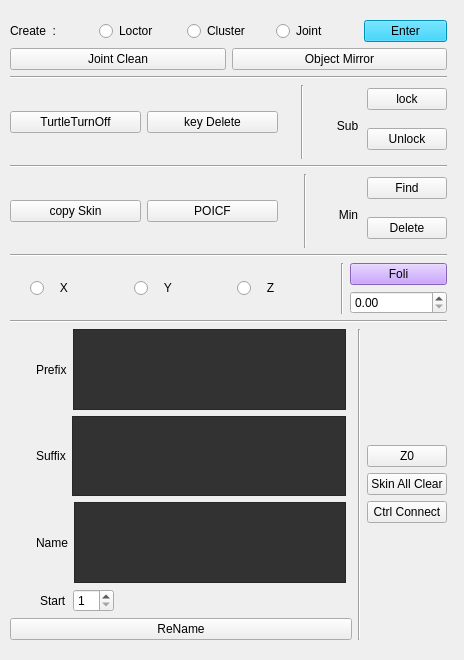
<?xml version="1.0" encoding="UTF-8"?>
<ui version="4.0">
 <class>all_Form</class>
 <widget class="QWidget" name="all_Form">
  <property name="geometry">
   <rect>
    <x>0</x>
    <y>0</y>
    <width>464</width>
    <height>660</height>
   </rect>
  </property>
  <property name="minimumSize">
   <size>
    <width>464</width>
    <height>512</height>
   </size>
  </property>
  <property name="maximumSize">
   <size>
    <width>10000</width>
    <height>10000</height>
   </size>
  </property>
  <property name="windowTitle">
   <string>Form</string>
  </property>
  <widget class="QWidget" name="layoutWidget">
   <property name="geometry">
    <rect>
     <x>10</x>
     <y>20</y>
     <width>437</width>
     <height>690</height>
    </rect>
   </property>
   <layout class="QGridLayout" name="gridLayout">
    <item row="0" column="0">
     <layout class="QVBoxLayout" name="Up_VT">
      <item>
       <layout class="QHBoxLayout" name="Up_01_HR">
        <item>
         <widget class="QLabel" name="create_lb">
          <property name="text">
           <string>Create  :</string>
          </property>
          <property name="buddy">
           <cstring>create_Enter_bt</cstring>
          </property>
         </widget>
        </item>
        <item>
         <widget class="QRadioButton" name="create_Loc_rbt">
          <property name="text">
           <string>Loctor</string>
          </property>
         </widget>
        </item>
        <item>
         <widget class="QRadioButton" name="create_Clu_rbt">
          <property name="text">
           <string>Cluster</string>
          </property>
         </widget>
        </item>
        <item>
         <widget class="QRadioButton" name="create_Jnt_rbt">
          <property name="text">
           <string>Joint</string>
          </property>
         </widget>
        </item>
        <item>
         <widget class="QPushButton" name="create_Enter_bt">
          <property name="acceptDrops">
           <bool>false</bool>
          </property>
          <property name="styleSheet">
           <string notr="true">background-color:rgb(0, 200, 255);
color: rgb(0, 0, 0);</string>
          </property>
          <property name="text">
           <string>Enter</string>
          </property>
         </widget>
        </item>
       </layout>
      </item>
      <item>
       <layout class="QGridLayout" name="buttonGroup_01_GB">
        <item row="0" column="1">
         <widget class="QPushButton" name="objectMirror_bt">
          <property name="text">
           <string>Object Mirror</string>
          </property>
         </widget>
        </item>
        <item row="0" column="0">
         <widget class="QPushButton" name="JointClean_bt">
          <property name="text">
           <string>Joint Clean</string>
          </property>
         </widget>
        </item>
       </layout>
      </item>
      <item>
       <widget class="Line" name="Up_line_1">
        <property name="orientation">
         <enum>Qt::Horizontal</enum>
        </property>
       </widget>
      </item>
      <item>
       <layout class="QGridLayout" name="buttonGroup_02_GB">
        <item row="0" column="3" rowspan="4" colspan="2">
         <widget class="Line" name="buttonGroup_02_Line">
          <property name="orientation">
           <enum>Qt::Vertical</enum>
          </property>
         </widget>
        </item>
        <item row="1" column="1" rowspan="2">
         <widget class="QPushButton" name="keydelete_bt">
          <property name="text">
           <string>key Delete</string>
          </property>
         </widget>
        </item>
        <item row="0" column="5" rowspan="2">
         <widget class="QPushButton" name="sub_lock_bt">
          <property name="text">
           <string>lock</string>
          </property>
         </widget>
        </item>
        <item row="2" column="5" rowspan="2">
         <widget class="QPushButton" name="sub_unlock_bt">
          <property name="text">
           <string>Unlock</string>
          </property>
         </widget>
        </item>
        <item row="2" column="4">
         <widget class="QLabel" name="sub_lb">
          <property name="layoutDirection">
           <enum>Qt::LeftToRight</enum>
          </property>
          <property name="text">
           <string>Sub</string>
          </property>
          <property name="alignment">
           <set>Qt::AlignCenter</set>
          </property>
         </widget>
        </item>
        <item row="0" column="0" colspan="2">
         <spacer name="buttonGroup_02_01_SP">
          <property name="orientation">
           <enum>Qt::Horizontal</enum>
          </property>
          <property name="sizeHint" stdset="0">
           <size>
            <width>268</width>
            <height>20</height>
           </size>
          </property>
         </spacer>
        </item>
        <item row="1" column="0" rowspan="2">
         <widget class="QPushButton" name="turtledelete_bt">
          <property name="text">
           <string>TurtleTurnOff</string>
          </property>
         </widget>
        </item>
        <item row="3" column="0" colspan="2">
         <spacer name="buttonGroup_02_02_SP">
          <property name="orientation">
           <enum>Qt::Horizontal</enum>
          </property>
          <property name="sizeHint" stdset="0">
           <size>
            <width>268</width>
            <height>20</height>
           </size>
          </property>
         </spacer>
        </item>
        <item row="0" column="2" rowspan="4">
         <spacer name="buttonGroup_02_03_SP">
          <property name="orientation">
           <enum>Qt::Vertical</enum>
          </property>
          <property name="sizeHint" stdset="0">
           <size>
            <width>17</width>
            <height>60</height>
           </size>
          </property>
         </spacer>
        </item>
       </layout>
      </item>
      <item>
       <widget class="Line" name="Up_line_2">
        <property name="orientation">
         <enum>Qt::Horizontal</enum>
        </property>
       </widget>
      </item>
      <item>
       <layout class="QGridLayout" name="buttonGroup_03_GB">
        <item row="0" column="0" colspan="2">
         <spacer name="buttonGroup_03_01_SP">
          <property name="orientation">
           <enum>Qt::Horizontal</enum>
          </property>
          <property name="sizeHint" stdset="0">
           <size>
            <width>268</width>
            <height>20</height>
           </size>
          </property>
         </spacer>
        </item>
        <item row="0" column="2" rowspan="4">
         <spacer name="buttonGroup_03_03_SP">
          <property name="orientation">
           <enum>Qt::Vertical</enum>
          </property>
          <property name="sizeHint" stdset="0">
           <size>
            <width>20</width>
            <height>78</height>
           </size>
          </property>
         </spacer>
        </item>
        <item row="0" column="3" rowspan="4" colspan="2">
         <widget class="Line" name="buttonGroup_03_Line">
          <property name="orientation">
           <enum>Qt::Vertical</enum>
          </property>
         </widget>
        </item>
        <item row="0" column="5" rowspan="2">
         <widget class="QPushButton" name="min_find_bt">
          <property name="text">
           <string>Find</string>
          </property>
         </widget>
        </item>
        <item row="1" column="0" rowspan="2">
         <widget class="QPushButton" name="copyskin_bt">
          <property name="text">
           <string>copy Skin</string>
          </property>
         </widget>
        </item>
        <item row="2" column="4">
         <widget class="QLabel" name="min_lb">
          <property name="layoutDirection">
           <enum>Qt::LeftToRight</enum>
          </property>
          <property name="text">
           <string>Min</string>
          </property>
          <property name="alignment">
           <set>Qt::AlignCenter</set>
          </property>
         </widget>
        </item>
        <item row="2" column="5" rowspan="2">
         <widget class="QPushButton" name="min_delete_bt">
          <property name="text">
           <string>Delete</string>
          </property>
         </widget>
        </item>
        <item row="3" column="0" colspan="2">
         <spacer name="buttonGroup_03_02_SP">
          <property name="orientation">
           <enum>Qt::Horizontal</enum>
          </property>
          <property name="sizeHint" stdset="0">
           <size>
            <width>268</width>
            <height>20</height>
           </size>
          </property>
         </spacer>
        </item>
        <item row="1" column="1" rowspan="2">
         <widget class="QPushButton" name="polcf_loc_bt">
          <property name="text">
           <string>POICF</string>
          </property>
         </widget>
        </item>
       </layout>
      </item>
      <item>
       <widget class="Line" name="Up_line_3">
        <property name="orientation">
         <enum>Qt::Horizontal</enum>
        </property>
       </widget>
      </item>
      <item>
       <layout class="QGridLayout" name="foliGroup_GB">
        <item row="1" column="5">
         <widget class="QDoubleSpinBox" name="foli_spin_rbt"/>
        </item>
        <item row="0" column="1" rowspan="2">
         <widget class="QRadioButton" name="foli_x_rbt">
          <property name="text">
           <string>   X</string>
          </property>
         </widget>
        </item>
        <item row="0" column="2" rowspan="2">
         <widget class="QRadioButton" name="foli_y_rbt">
          <property name="text">
           <string>   Y</string>
          </property>
         </widget>
        </item>
        <item row="0" column="5">
         <widget class="QPushButton" name="foli_bt">
          <property name="styleSheet">
           <string notr="true">background-color: rgb(187, 138, 255);
color: rgb(0, 0, 0);</string>
          </property>
          <property name="text">
           <string>Foli</string>
          </property>
         </widget>
        </item>
        <item row="0" column="0" rowspan="2">
         <spacer name="foliGroup_SP">
          <property name="orientation">
           <enum>Qt::Vertical</enum>
          </property>
          <property name="sizeHint" stdset="0">
           <size>
            <width>20</width>
            <height>40</height>
           </size>
          </property>
         </spacer>
        </item>
        <item row="0" column="4" rowspan="2">
         <widget class="Line" name="foliGroup_Line">
          <property name="orientation">
           <enum>Qt::Vertical</enum>
          </property>
         </widget>
        </item>
        <item row="0" column="3" rowspan="2">
         <widget class="QRadioButton" name="foli_z_rbt">
          <property name="text">
           <string>   Z</string>
          </property>
         </widget>
        </item>
       </layout>
      </item>
      <item>
       <widget class="Line" name="Up_line_4">
        <property name="orientation">
         <enum>Qt::Horizontal</enum>
        </property>
       </widget>
      </item>
     </layout>
    </item>
    <item row="1" column="0">
     <layout class="QHBoxLayout" name="Dn_01_HR">
      <property name="sizeConstraint">
       <enum>QLayout::SetDefaultConstraint</enum>
      </property>
      <property name="leftMargin">
       <number>0</number>
      </property>
      <property name="rightMargin">
       <number>0</number>
      </property>
      <property name="bottomMargin">
       <number>70</number>
      </property>
      <item>
       <layout class="QVBoxLayout" name="rename_01_VT">
        <item>
         <layout class="QGridLayout" name="rename_02_GB">
          <item row="0" column="0">
           <spacer name="rename_02_SP">
            <property name="orientation">
             <enum>Qt::Vertical</enum>
            </property>
            <property name="sizeHint" stdset="0">
             <size>
              <width>20</width>
              <height>78</height>
             </size>
            </property>
           </spacer>
          </item>
          <item row="1" column="0" colspan="3">
           <layout class="QHBoxLayout" name="rename_07_HR">
            <property name="leftMargin">
             <number>30</number>
            </property>
            <item>
             <widget class="QLabel" name="renameStart_LB">
              <property name="text">
               <string>Start</string>
              </property>
             </widget>
            </item>
            <item>
             <widget class="QSpinBox" name="rename_SPB">
              <property name="minimum">
               <number>1</number>
              </property>
             </widget>
            </item>
            <item>
             <spacer name="rename_07_SP">
              <property name="orientation">
               <enum>Qt::Horizontal</enum>
              </property>
              <property name="sizeHint" stdset="0">
               <size>
                <width>108</width>
                <height>20</height>
               </size>
              </property>
             </spacer>
            </item>
           </layout>
          </item>
          <item row="0" column="1">
           <layout class="QVBoxLayout" name="rename_03_VT">
            <property name="topMargin">
             <number>0</number>
            </property>
            <property name="bottomMargin">
             <number>0</number>
            </property>
            <item>
             <layout class="QHBoxLayout" name="rename_04_HR">
              <item>
               <widget class="QLabel" name="Prefix_LB">
                <property name="text">
                 <string>Prefix</string>
                </property>
               </widget>
              </item>
              <item>
               <widget class="QTextEdit" name="Prefix_rename_TP">
                <property name="styleSheet">
                 <string notr="true">background-color: rgb(50, 50, 50)</string>
                </property>
                <property name="html">
                 <string>&lt;!DOCTYPE HTML PUBLIC &quot;-//W3C//DTD HTML 4.0//EN&quot; &quot;http://www.w3.org/TR/REC-html40/strict.dtd&quot;&gt;
&lt;html&gt;&lt;head&gt;&lt;meta name=&quot;qrichtext&quot; content=&quot;1&quot; /&gt;&lt;style type=&quot;text/css&quot;&gt;
p, li { white-space: pre-wrap; }
&lt;/style&gt;&lt;/head&gt;&lt;body style=&quot; font-family:'Gulim'; font-size:9pt; font-weight:400; font-style:normal;&quot;&gt;
&lt;p align=&quot;center&quot; style=&quot;-qt-paragraph-type:empty; margin-top:0px; margin-bottom:0px; margin-left:0px; margin-right:0px; -qt-block-indent:0; text-indent:0px;&quot;&gt;&lt;br /&gt;&lt;/p&gt;&lt;/body&gt;&lt;/html&gt;</string>
                </property>
               </widget>
              </item>
             </layout>
            </item>
            <item>
             <layout class="QHBoxLayout" name="rename_05_HR">
              <item>
               <widget class="QLabel" name="Suffix_LB">
                <property name="text">
                 <string>Suffix</string>
                </property>
               </widget>
              </item>
              <item>
               <widget class="QTextEdit" name="Suffix_rename_TP">
                <property name="styleSheet">
                 <string notr="true">background-color: rgb(50, 50, 50)</string>
                </property>
                <property name="html">
                 <string>&lt;!DOCTYPE HTML PUBLIC &quot;-//W3C//DTD HTML 4.0//EN&quot; &quot;http://www.w3.org/TR/REC-html40/strict.dtd&quot;&gt;
&lt;html&gt;&lt;head&gt;&lt;meta name=&quot;qrichtext&quot; content=&quot;1&quot; /&gt;&lt;style type=&quot;text/css&quot;&gt;
p, li { white-space: pre-wrap; }
&lt;/style&gt;&lt;/head&gt;&lt;body style=&quot; font-family:'Gulim'; font-size:9pt; font-weight:400; font-style:normal;&quot;&gt;
&lt;p align=&quot;center&quot; style=&quot;-qt-paragraph-type:empty; margin-top:0px; margin-bottom:0px; margin-left:0px; margin-right:0px; -qt-block-indent:0; text-indent:0px;&quot;&gt;&lt;br /&gt;&lt;/p&gt;&lt;/body&gt;&lt;/html&gt;</string>
                </property>
               </widget>
              </item>
             </layout>
            </item>
            <item>
             <layout class="QHBoxLayout" name="rename_06_HR">
              <item>
               <widget class="QLabel" name="Name_LB">
                <property name="text">
                 <string>Name</string>
                </property>
               </widget>
              </item>
              <item>
               <widget class="QTextEdit" name="Name_rename_TP">
                <property name="styleSheet">
                 <string notr="true">background-color: rgb(50, 50, 50)</string>
                </property>
                <property name="html">
                 <string>&lt;!DOCTYPE HTML PUBLIC &quot;-//W3C//DTD HTML 4.0//EN&quot; &quot;http://www.w3.org/TR/REC-html40/strict.dtd&quot;&gt;
&lt;html&gt;&lt;head&gt;&lt;meta name=&quot;qrichtext&quot; content=&quot;1&quot; /&gt;&lt;style type=&quot;text/css&quot;&gt;
p, li { white-space: pre-wrap; }
&lt;/style&gt;&lt;/head&gt;&lt;body style=&quot; font-family:'Gulim'; font-size:9pt; font-weight:400; font-style:normal;&quot;&gt;
&lt;p align=&quot;center&quot; style=&quot;-qt-paragraph-type:empty; margin-top:0px; margin-bottom:0px; margin-left:0px; margin-right:0px; -qt-block-indent:0; text-indent:0px;&quot;&gt;&lt;br /&gt;&lt;/p&gt;&lt;/body&gt;&lt;/html&gt;</string>
                </property>
               </widget>
              </item>
             </layout>
            </item>
           </layout>
          </item>
         </layout>
        </item>
        <item>
         <widget class="QPushButton" name="rename_bt">
          <property name="text">
           <string>ReName</string>
          </property>
         </widget>
        </item>
       </layout>
      </item>
      <item>
       <widget class="Line" name="line_Big_5">
        <property name="orientation">
         <enum>Qt::Vertical</enum>
        </property>
       </widget>
      </item>
      <item>
       <layout class="QVBoxLayout" name="Dn_02_VT">
        <item>
         <layout class="QVBoxLayout" name="Dn_03_VT">
          <item>
           <widget class="QPushButton" name="Z0_bt">
            <property name="text">
             <string>Z0</string>
            </property>
           </widget>
          </item>
          <item>
           <widget class="QPushButton" name="skinAllClear_bt">
            <property name="text">
             <string>Skin All Clear</string>
            </property>
           </widget>
          </item>
          <item>
           <widget class="QPushButton" name="ctrlConnect_bt">
            <property name="text">
             <string>Ctrl Connect</string>
            </property>
           </widget>
          </item>
         </layout>
        </item>
       </layout>
      </item>
     </layout>
    </item>
   </layout>
  </widget>
 </widget>
 <resources/>
 <connections/>
</ui>
